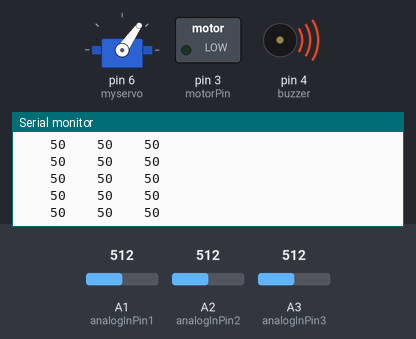
The sketch below on a simulated Arduino Uno, built with avr-gcc and run on an emulated ATmega328P. Shown: servo, switched loads named in the sketch (green lamp = pin HIGH), buzzer (waves = sounding), the last lines printed to the serial monitor. Inputs (shaded band) come from the test bench; at power-on: A1 (analogInPin1) = 512, A2 (analogInPin2) = 512, A3 (analogInPin3) = 512.

Above: at 1.2 s.
1.3 s: A1 (analogInPin1) set to 114
At 2.4 s:
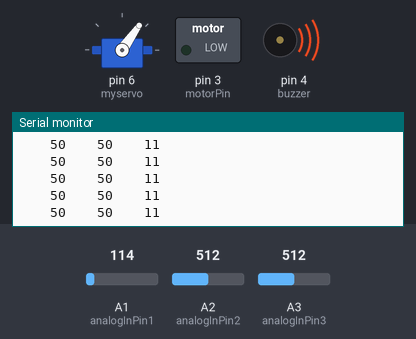
4.3 s: A1 (analogInPin1) set to 91
At 4.9 s:
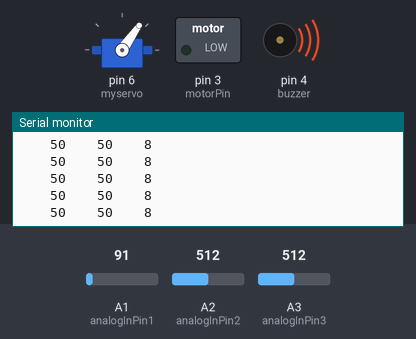
7.3 s: A2 (analogInPin2) set to 108
At 8.2 s:
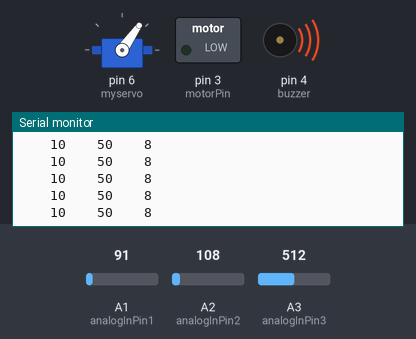
10.3 s: A2 (analogInPin2) set to 92
At 11.1 s:
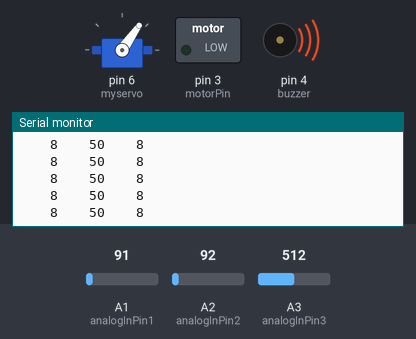
Timing chart, 0 to 12.8 s (numbered marks = the images above; inputs shaded):
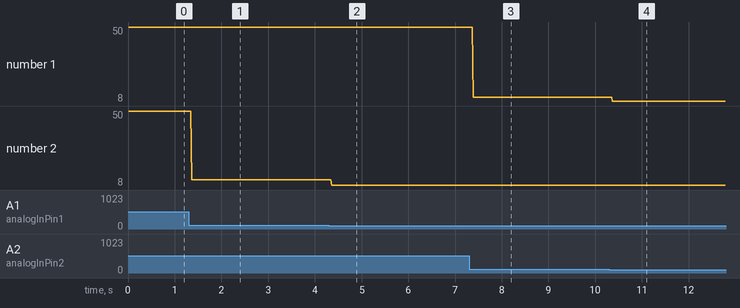

The sketch:

EscapeRoomFixed.ino
```cpp
//Escape Room Puzzle One
//By Joseph Eiles

#include <Servo.h>

Servo myservo;

const int analogInPin1 = A1;
const int analogInPin2 = A2;
const int analogInPin3 = A3;
const int buzzer = 4;
int motorPin = 3;
int freq = 100;

//The answer values for the potentiometers
const int answerOne = 48;
const int answerTwo = 78;
const int answerThree = 96;

int sensorValue1 = 0;
int outputValue1 = 0;
int sensorValue2 = 0;
int outputValue2 = 0;
int sensorValue3 = 0;
int outputValue3 = 0;

//Variable to store servo position
int pos = 0;

void setup() {
  //Sets the initial state for the buzzer, motor, and servo
  Serial.begin(9600);
  myservo.attach(6);
  pinMode(buzzer, OUTPUT);
  pinMode(motorPin,OUTPUT) ;
  tone(buzzer, freq);
  digitalWrite(motorPin, LOW);
  myservo.write(55);
}

void loop() {
  //Calculates the difference between the answer key and the mapped output value of the potentiometers
  int difference1 = outputValue1 - answerOne;
  int difference2 = outputValue2 - answerTwo;
  int difference3 = outputValue3 - answerThree;

  //Reads the potentiometer values, then converts them into a range of 0 - 100
  sensorValue1 = analogRead(analogInPin1);
  outputValue1 = map(sensorValue1, 0, 1023, 0, 100);
  sensorValue2 = analogRead(analogInPin2);
  outputValue2 = map(sensorValue2, 0, 1023, 0, 100);
  sensorValue3 = analogRead(analogInPin3);
  outputValue3 = map(sensorValue3, 0, 1023, 0, 100);

  //Determines if the absolute difference of the values calculated earlier are within a range of 10, if true then the motor and buzzer turn off, servo angle changes.
  if (abs(difference1) < 10 && abs(difference2) < 10 && abs(difference3) < 10){
    noTone(buzzer);     // Stop sound...
    digitalWrite(motorPin,HIGH);
    myservo.write(180);
    delay(10);
  }else{
    delay(10);
  }

  Serial.println(outputValue1);
  Serial.print("    ");
  Serial.print(outputValue2);
  Serial.print("    ");
  Serial.print(outputValue3);
  Serial.print("    ");

  delay(2);
}
```

Measured:
- after the input at 1.3 s, the serial monitor: prints a new line after 0.07 s (image 1)
- after the input at 4.3 s, the serial monitor: prints a new line after 0.06 s (image 2)
- after the input at 7.3 s, the serial monitor: prints a new line after 0.09 s (image 3)
- after the input at 10.3 s, the serial monitor: prints a new line after 0.07 s (image 4)
- plotted number 1: 50 → 10 after the input at 7.3 s
- plotted number 2: 50 → 11 after the input at 1.3 s, 11 → 8 after the input at 4.3 s
